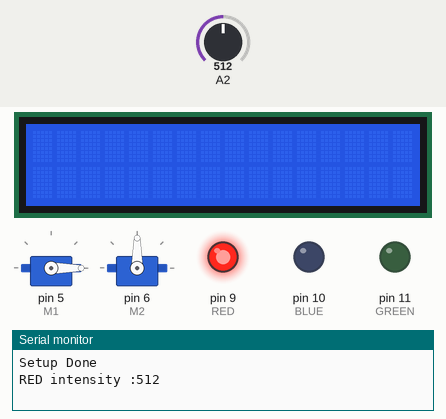
Bench run of a sketch on a simulated Arduino Uno, built with avr-gcc and run on an emulated ATmega328P. Shown: 2 × servo, 16×2 character LCD, output pins drawn as LEDs (lit = HIGH), the last lines printed to the serial monitor. Inputs (shaded band) come from the test bench; at power-on: A2 = 512.

Above: at 0.1 s.
At 5.2 s:
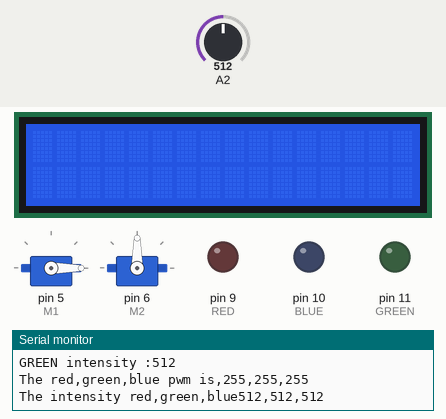
Timing chart, 0 to 6.0 s (numbered marks = the images above):
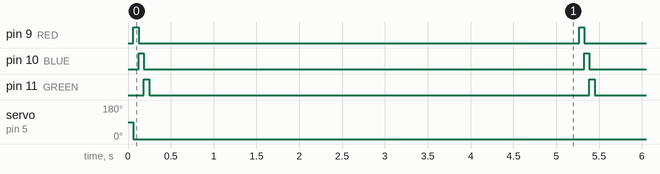

The sketch:

EX_MAIN.ino
```cpp
#include <Servo.h>
#include <LiquidCrystal.h>

#define RED 9
#define GREEN 11
#define BLUE 10

Servo M1,M2;


uint8_t whitepart1 = 0;
uint8_t whitepart2 = 155;

int led_red = 0;
int led_green = 0;
int led_blue = 0;

int delay_time = 30;

const int rs = 2, en = 3, d4 = 4, d5 = 8, d6 = 12, d7 = 13;
LiquidCrystal lcd(rs, en, d4, d5, d6, d7);

int red_int = 255;
int green_int = 255;
int blue_int = 255;

void ManualCalibrate(){
  M1.write(0);

  digitalWrite(RED,HIGH);
  delay(delay_time);
  led_red = analogRead(A2);
  Serial.print("RED intensity :");
  Serial.println(led_red);
  delay(delay_time);
  digitalWrite(RED,LOW);

  digitalWrite(BLUE,HIGH);
  delay(delay_time);
  led_blue = analogRead(A2);
  Serial.print("BLUE intensity :");
  Serial.println(led_blue);
  delay(delay_time);
  digitalWrite(BLUE,LOW);

  digitalWrite(GREEN,HIGH);
  delay(delay_time);
  led_green = analogRead(A2);
  Serial.print("GREEN intensity :");
  Serial.println(led_green);
  lcd.clear();
  delay(delay_time);
  digitalWrite(GREEN,LOW);

  char disp[30];
  sprintf(disp, "R:%dG:%dB:%d", led_red, led_green, led_blue);
  lcd.print(disp);
  Serial.println("\n");

}

void AutoCalibrate(){

  red_int = 255;
  green_int = 255;
  blue_int = 255;

  M1.write(0);

  analogWrite(RED,red_int);
  delay(delay_time);
  led_red = analogRead(A2);
  Serial.print("RED intensity :");
  Serial.println(led_red);
  delay(delay_time);
  digitalWrite(RED,LOW);

  analogWrite(BLUE,blue_int);
  delay(delay_time);
  led_blue = analogRead(A2);
  Serial.print("BLUE intensity :");
  Serial.println(led_blue);
  delay(delay_time);
  digitalWrite(BLUE,LOW);

  analogWrite(GREEN,green_int);
  delay(delay_time);
  led_green = analogRead(A2);
  Serial.print("GREEN intensity :");
  Serial.println(led_green);
  lcd.clear();
  delay(delay_time);
  digitalWrite(GREEN,LOW);

  int max=0;

  if(led_red>led_blue){
    if(led_red>led_green){
      max = led_red;
    }else{
      max = led_green;
    }
  }else{
    if(blue_int>green_int){
      max = led_blue;
    }else{
      max = led_green;
    }
  }

  while(led_red<max){
    analogWrite(RED, --red_int);
    delay(delay_time);
    led_red = analogRead(A2);
    digitalWrite(RED,LOW);
    delay(delay_time);
  }

  while(led_green<max){
    analogWrite(GREEN, --green_int);
    delay(delay_time);
    led_green = analogRead(A2);
    digitalWrite(GREEN,LOW);
    delay(delay_time);
  }

  while(led_blue<max){
    analogWrite(BLUE, --blue_int);
    delay(delay_time);
    led_blue = analogRead(A2);
    digitalWrite(BLUE,LOW);
    delay(delay_time);
  }

  Serial.print("The red,green,blue pwm is");
  Serial.print(",");
  Serial.print(red_int);
  Serial.print(",");
  Serial.print(green_int);
  Serial.print(",");
  Serial.println(blue_int);

  Serial.print("The intensity red,green,blue");
  Serial.print(led_red);
  Serial.print(",");
  Serial.print(led_green);
  Serial.print(",");
  Serial.println(led_blue);
  Serial.println("\n");
  Serial.println("");
}

void setup() {
  // put your setup code here, to run once:

  M1.attach(5);
  M2.attach(6);

  lcd.begin(16, 2);

  pinMode(RED,OUTPUT);
  pinMode(BLUE,OUTPUT);
  pinMode(GREEN,OUTPUT);

  pinMode(A2,INPUT_PULLUP);

  Serial.begin(9600);

  Serial.println("Setup Done");
}

void loop() {
  // put your main code here, to run repeatedly:
  // ManualCalibrate();
  AutoCalibrate();
  delay(5000);
}
```

Measured:
- by itself, pin 9 (RED), pin 10 (BLUE), pin 11 (GREEN): alternates HIGH for 0.06 s and LOW for 5.1 s
- by itself, servo on pin 5 (M1): 90° → 0° at 0.06 s
